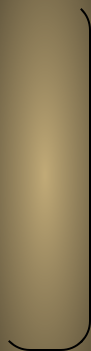
   <widget class="QFrame" name="frame">
    <property name="geometry">
     <rect>
      <x>-10</x>
      <y>-20</y>
      <width>91</width>
      <height>351</height>
     </rect>
    </property>
    <property name="styleSheet">
     <string notr="true">border-right: 1.5 solid black;
border-bottom: 1.5 solid black;
background-color: qradialgradient(spread:repeat, cx:0.5, cy:0.5, radius:1.294, fx:0.5, fy:0.5, stop:0 rgba(193, 170, 119, 255), stop:0.226316 rgba(154, 136, 96, 255), stop:1 rgba(31, 27, 19, 255));
border-radius: 30;
</string>
    </property>
    <property name="frameShape">
     <enum>QFrame::StyledPanel</enum>
    </property>
    <property name="frameShadow">
     <enum>QFrame::Raised</enum>
    </property>
    <widget class="QPushButton" name="pushButton_12">
     <property name="geometry">
      <rect>
       <x>-20</x>
       <y>100</y>
       <width>121</width>
       <height>41</height>
      </rect>
     </property>
     <property name="styleSheet">
      <string notr="true">QPushButton {

	background-color: rgba(255, 255, 255, 0);
	border-bottom: 0;
	
	image: url(:/imgs/icons/silhueta-de-icone-de-casa.png);
}

QPushButton:pressed {
	background-color: rgb(0, 0, 0, 0.2);
	border: 5 solid rgb(0, 0, 0, 0);
}</string>
     </property>
     <property name="text">
      <string/>
     </property>
    </widget>
    <widget class="QPushButton" name="pushButton_10">
     <property name="geometry">
      <rect>
       <x>-20</x>
       <y>268</y>
       <width>121</width>
       <height>51</height>
      </rect>
     </property>
     <property name="styleSheet">
      <string notr="true">
QPushButton {

	background-color: rgba(255, 255, 255, 0);
	image: url(:/imgs/icons/estoque-pronto.png);
border-bottom: 0;
}

QPushButton:pressed {
	background-color: rgb(0, 0, 0, 0.2);
	border: 5 solid rgb(0, 0, 0, 0);
}</string>
     </property>
     <property name="text">
      <string/>
     </property>
    </widget>
    <widget class="QPushButton" name="pushButton_11">
     <property name="geometry">
      <rect>
       <x>-20</x>
       <y>215</y>
       <width>121</width>
       <height>41</height>
      </rect>
     </property>
     <property name="styleSheet">
      <string notr="true">QPushButton {

	background-color: rgba(255, 255, 255, 0);
	image: url(:/imgs/icons/rolagem.png);
border-bottom: 0;
}

QPushButton:pressed {
	background-color: rgb(0, 0, 0, 0.2);
	border: 5 solid rgb(0, 0, 0, 0);
}</string>
     </property>
     <property name="text">
      <string/>
     </property>
    </widget>
    <widget class="QPushButton" name="fecharmenu">
     <property name="geometry">
      <rect>
       <x>-20</x>
       <y>20</y>
       <width>121</width>
       <height>41</height>
      </rect>
     </property>
     <property name="styleSheet">
      <string notr="true">QPushButton {

	background-color: rgba(255, 255, 255, 0);
	border-bottom: 0;
	image: url(:/imgs/icons/352145_storage_icon.png);

}

QPushButton:pressed {
	background-color: rgb(0, 0, 0, 0.2);
	border: 5 solid rgb(0, 0, 0, 0);
}</string>
     </property>
     <property name="text">
      <string/>
     </property>
    </widget>
    <widget class="QPushButton" name="pushButton_14">
     <property name="geometry">
      <rect>
       <x>-17</x>
       <y>150</y>
       <width>121</width>
       <height>51</height>
      </rect>
     </property>
     <property name="styleSheet">
      <string notr="true">QPushButton {

	background-color: rgba(255, 255, 255, 0);
	
	image: url(:/imgs/icons/adicionar.png);
border-bottom: 0;
}

QPushButton:pressed {
	background-color: rgb(0, 0, 0, 0.2);
	border: 5 solid rgb(0, 0, 0, 0);
}</string>
     </property>
     <property name="text">
      <string/>
     </property>
    </widget>
   </widget>
